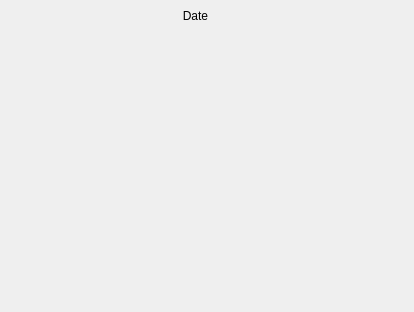
<?xml version="1.0" encoding="UTF-8"?>
<ui version="4.0">
 <class>MainWindow</class>
 <widget class="QMainWindow" name="MainWindow">
  <property name="geometry">
   <rect>
    <x>0</x>
    <y>0</y>
    <width>414</width>
    <height>312</height>
   </rect>
  </property>
  <property name="windowTitle">
   <string>MainWindow</string>
  </property>
  <widget class="QWidget" name="centralwidget">
   <widget class="QLabel" name="label">
    <property name="geometry">
     <rect>
      <x>150</x>
      <y>0</y>
      <width>91</width>
      <height>31</height>
     </rect>
    </property>
    <property name="text">
     <string>Date</string>
    </property>
    <property name="alignment">
     <set>Qt::AlignCenter</set>
    </property>
   </widget>
   <widget class="QWidget" name="gridLayoutWidget">
    <property name="geometry">
     <rect>
      <x>-1</x>
      <y>-1</y>
      <width>411</width>
      <height>311</height>
     </rect>
    </property>
    <layout class="QGridLayout" name="gridLayout"/>
   </widget>
  </widget>
 </widget>
 <resources/>
 <connections/>
</ui>
